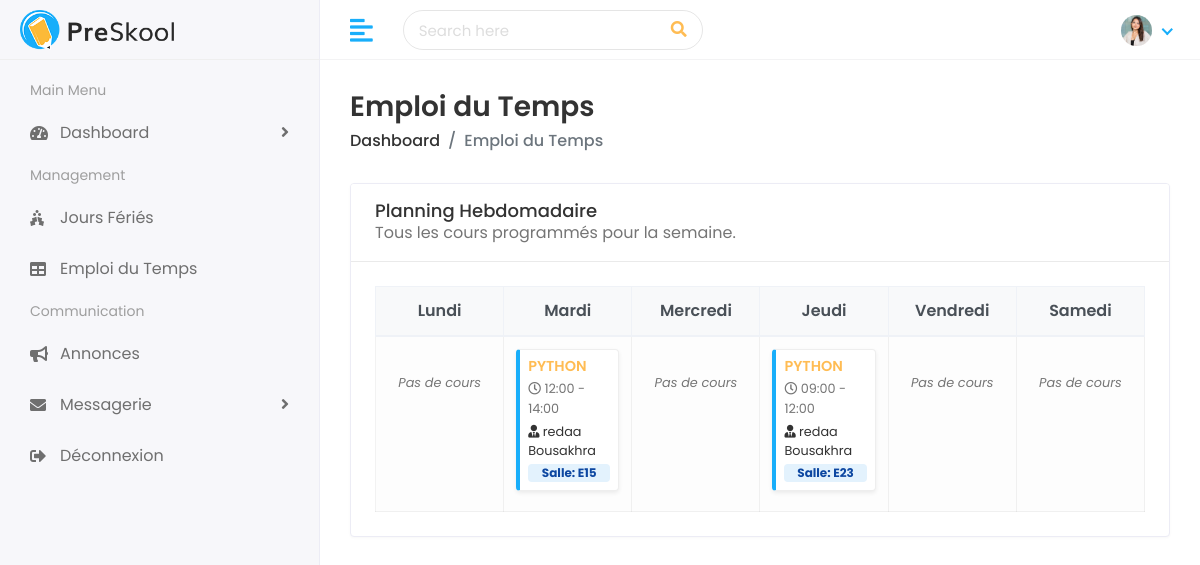
The app's page /timetable/, older data.
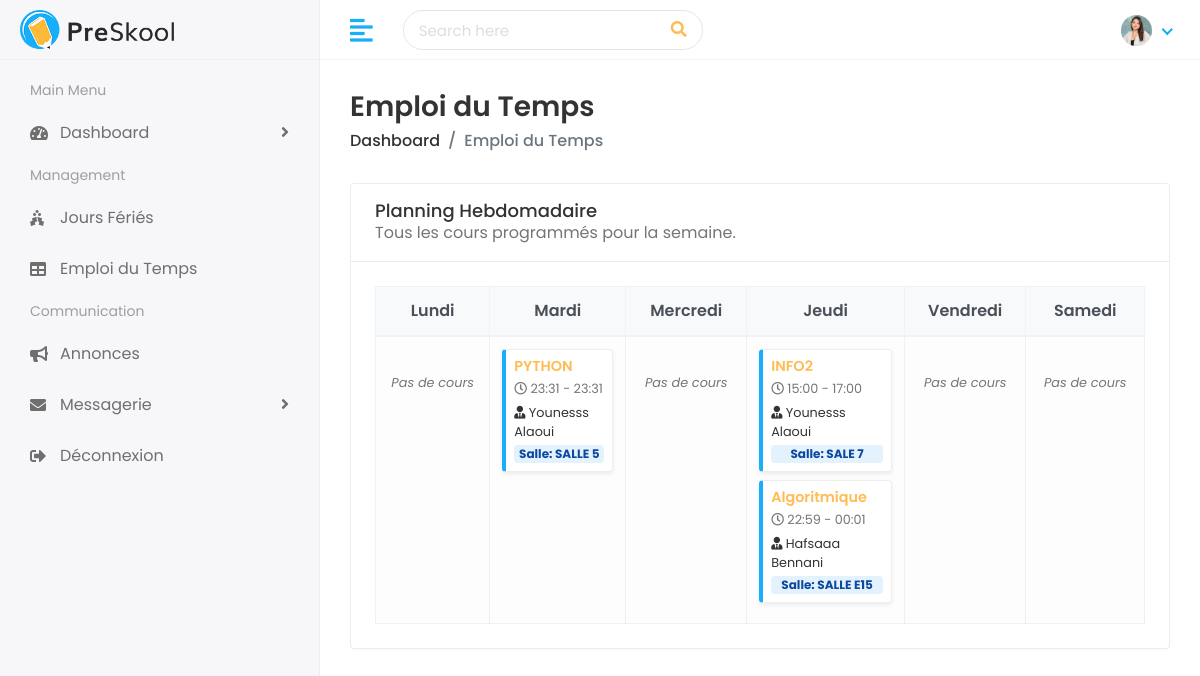
The same page, newer data.
### faculty/models.py (models this page shows, shortened)
class Timetable(models.Model):
    DAYS_OF_WEEK = [
        (1, 'Lundi'),
        (2, 'Mardi'),
        (3, 'Mercredi'),
        (4, 'Jeudi'),
        (5, 'Vendredi'),
        (6, 'Samedi'),
    ]
    subject = models.ForeignKey(Subject, on_delete=models.CASCADE, verbose_name="Matière")
    teacher = models.ForeignKey(Teacher, on_delete=models.CASCADE, verbose_name="Enseignant")
    day = models.IntegerField(choices=DAYS_OF_WEEK, verbose_name="Jour de la semaine")
    start_time = models.TimeField(verbose_name="Heure de début")
    end_time = models.TimeField(verbose_name="Heure de fin")
    room = models.CharField(max_length=50, blank=True, null=True, verbose_name="Salle")
    class Meta:
        ordering = ['day', 'start_time']

class Subject(models.Model):
    name = models.CharField(max_length=100, verbose_name="Nom de la matière")
    code = models.CharField(max_length=20, unique=True, verbose_name="Code")
    description = models.TextField(blank=True, null=True, verbose_name="Description")
    department = models.ForeignKey(
        Department,
        on_delete=models.SET_NULL,
        null=True,
        blank=True,
        related_name='subjects',
        verbose_name="Département"
    )
    teacher = models.ForeignKey(
        Teacher,
        on_delete=models.SET_NULL,
        null=True,
        blank=True,
        related_name='subjects',
        verbose_name="Enseignant"
    )

class Teacher(models.Model):
    teacher_id = models.CharField(max_length=20, unique=True, verbose_name="ID Enseignant")
    first_name = models.CharField(max_length=100, verbose_name="Prénom")
    last_name = models.CharField(max_length=100, verbose_name="Nom")
    gender = models.CharField(max_length=10, choices=[('Male', 'Masculin'), ('Female', 'Féminin')], verbose_name="Genre")
    date_of_birth = models.DateField(verbose_name="Date de naissance")
    joining_date = models.DateField(verbose_name="Date d'embauche")
    mobile_number = models.CharField(max_length=15, verbose_name="Numéro de téléphone")
    address = models.TextField(blank=True, null=True, verbose_name="Adresse")
    experience = models.CharField(max_length=50, blank=True, null=True, verbose_name="Expérience")
    image = models.ImageField(upload_to='teachers/', blank=True, null=True, verbose_name="Photo de profil")

### faculty/views.py (the view)
# urls.py: path('timetable/', views.timetable, name='timetable'),
def timetable(request):
    entries = Timetable.objects.select_related('subject', 'teacher').all()
    timetable_data = {i: [] for i in range(1, 7)}
    for entry in entries:
        timetable_data[entry.day].append(entry)
    context = {
        'timetable_data': timetable_data,
        'days_names': {
            1: 'Lundi', 2: 'Mardi', 3: 'Mercredi',
            4: 'Jeudi', 5: 'Vendredi', 6: 'Samedi'
        }
    }
    return render(request, 'timetable/timetable.html', context)

### templates/timetable/timetable.html (shortened to what this page needs)
{% extends 'Home/base.html' %}
{% load static %}
{% block body %}
<div class="page-wrapper">
    <div class="content container-fluid">
        <div class="page-header">
            <div class="row align-items-center">
                <div class="col">
                    <h3 class="page-title">Emploi du Temps</h3>
                    <ul class="breadcrumb">
                        <li class="breadcrumb-item"><a href="{% url 'dashboard' %}">Dashboard</a></li>
                        <li class="breadcrumb-item active">Emploi du Temps</li>
                    </ul>
                </div>
            </div>
        </div>
        <div class="row">
            <div class="col-sm-12">
                <div class="card">
                    <div class="card-header">
                        <h5 class="card-title">Planning Hebdomadaire</h5>
                        <p class="text-muted mb-0">Tous les cours programmés pour la semaine.</p>
                    </div>
                    <div class="card-body">
                        <div class="table-responsive">
                            <table class="table table-bordered table-center mb-0">
                                <thead class="thead-light text-center">
                                    <tr>
                                        {% for i, name in days_names.items %}
                                        <th style="width: 16.66%;">{{ name }}</th>
                                        {% endfor %}
                                    </tr>
                                </thead>
                                <tbody>
                                    <tr>
                                        {% for day_index, entries in timetable_data.items %}
                                        <td style="vertical-align: top; background-color: #fdfdfd;">
                                            {% if entries %}
                                                {% for entry in entries %}
                                                <div class="timetable-slot shadow-sm p-2 mb-2 position-relative" style="background-color: #ffffff; border-left: 4px solid #18aefa; border-radius: 4px; border-top: 1px solid #eee; border-bottom: 1px solid #eee; border-right: 1px solid #eee;">
                                                    <h6 class="mb-1 text-primary pr-3" style="font-weight: 600; font-size: 0.9rem;">{{ entry.subject.name }}</h6>
                                                    <div class="d-flex flex-column gap-1">
                                                        <span class="mb-1 text-muted small"><i class="far fa-clock"></i> {{ entry.start_time|time:"H:i" }} - {{ entry.end_time|time:"H:i" }}</span>
                                                        <span class="mb-1 small"><i class="fas fa-user-tie"></i> {{ entry.teacher.first_name }} {{ entry.teacher.last_name }}</span>
                                                        {% if entry.room %}
                                                        <span class="badge badge-soft-info" style="background-color: #e3f2fd; color: #0d47a1; font-size: 0.75rem;">Salle: {{ entry.room }}</span>
                                                        {% endif %}
                                                    </div>
                                                </div>
                                                {% endfor %}
                                            {% else %}
                                                <div class="text-center py-4">
                                                    <p class="text-muted small mb-0"><em>Pas de cours</em></p>
                                                </div>
                                            {% endif %}
                                        </td>
                                        {% endfor %}
                                    </tr>
                                </tbody>
                            </table>
                        </div>
                    </div>
                </div>
            </div>
        </div>
    </div>
</div>
{% endblock %}

Row changes from the older to the newer data that the page shows:
removed Timetable: subject.name "PYTHON", start_time "12:00", end_time "14:00", teacher.first_name "redaa", teacher.last_name "Bousakhra", room "E15"
removed Timetable: subject.name "PYTHON", start_time "09:00", end_time "12:00", teacher.first_name "redaa", teacher.last_name "Bousakhra", room "E23"
added Timetable: subject.name "PYTHON", start_time "23:31", end_time "23:31", teacher.first_name "Younesss", teacher.last_name "Alaoui", room "SALLE 5"
added Timetable: subject.name "INFO2", start_time "15:00", end_time "17:00", teacher.first_name "Younesss", teacher.last_name "Alaoui", room "SALE 7"
added Timetable: subject.name "Algoritmique", start_time "22:59", end_time "00:01", teacher.first_name "Hafsaaa", teacher.last_name "Bennani", room "SALLE E15"
